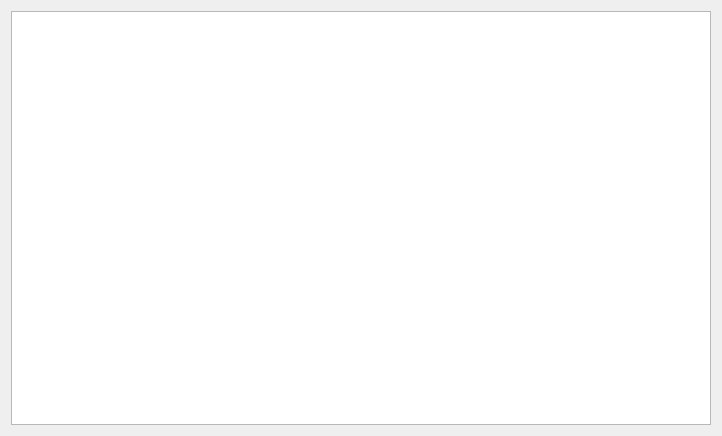
<?xml version="1.0" encoding="UTF-8"?>
<ui version="4.0">
 <class>MainWindow</class>
 <widget class="QMainWindow" name="MainWindow">
  <property name="geometry">
   <rect>
    <x>0</x>
    <y>0</y>
    <width>722</width>
    <height>436</height>
   </rect>
  </property>
  <property name="windowTitle">
   <string>MainWindow</string>
  </property>
  <widget class="QWidget" name="centralWidget">
   <layout class="QVBoxLayout" name="verticalLayout">
    <item>
     <widget class="FadedTextEdit" name="editor">
      <property name="font">
       <font>
        <pointsize>10</pointsize>
       </font>
      </property>
     </widget>
    </item>
   </layout>
  </widget>
  <widget class="QMenuBar" name="menuBar">
   <property name="geometry">
    <rect>
     <x>0</x>
     <y>0</y>
     <width>722</width>
     <height>22</height>
    </rect>
   </property>
  </widget>
 </widget>
 <layoutdefault spacing="6" margin="11"/>
 <customwidgets>
  <customwidget>
   <class>FadedTextEdit</class>
   <extends>QTextEdit</extends>
   <header>FadedTextEdit.h</header>
  </customwidget>
 </customwidgets>
 <resources/>
 <connections/>
</ui>
